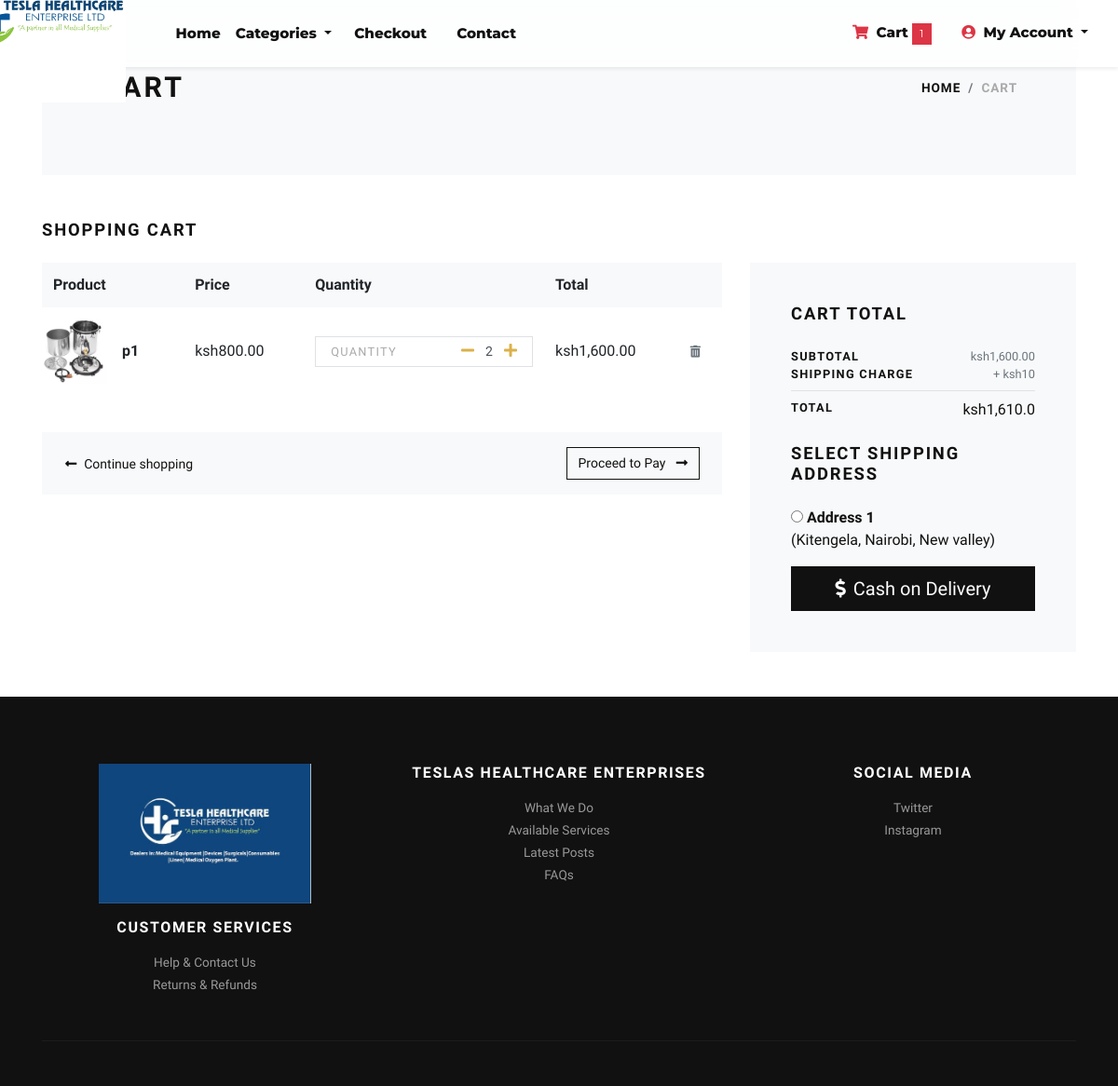
/cart/ (signed in), run on the app's committed database.
### store/models.py (models this page shows, shortened)
class Cart(models.Model):
    user = models.ForeignKey(User, verbose_name="User", on_delete=models.CASCADE)
    product = models.ForeignKey(Product, verbose_name="Product", on_delete=models.CASCADE)
    quantity = models.PositiveIntegerField(default=1, verbose_name="Quantity")
    created_at = models.DateTimeField(auto_now_add=True, verbose_name="Created Date")
    updated_at = models.DateTimeField(auto_now=True, verbose_name="Updated Date")
    class Meta:
        verbose_name = "Cart Item"
        verbose_name_plural = "Cart Items"
        ordering = ('-created_at',)
    @property
    def total_price(self):
        return self.quantity * self.product.price

class Product(models.Model):
    title = models.CharField(max_length=150, verbose_name="Product Title")
    slug = models.SlugField(max_length=160, unique=True, db_index=True, verbose_name="Product Slug")
    sku = models.CharField(max_length=255, unique=True, verbose_name="Unique Product ID (SKU)")
    short_description = models.TextField(verbose_name="Short Description")
    detail_description = models.TextField(blank=True, null=True, verbose_name="Detail Description")
    product_image = models.ImageField(
        upload_to='product',
        blank=True,
        null=True,
        verbose_name="Product Image"
    )
    price = models.DecimalField(max_digits=8, decimal_places=2)
    category = models.ForeignKey(Category, verbose_name="Product Category", on_delete=models.CASCADE)
    is_active = models.BooleanField(default=True, verbose_name="Is Active?")
    is_featured = models.BooleanField(default=False, verbose_name="Is Featured?")
    created_at = models.DateTimeField(auto_now_add=True, verbose_name="Created Date")
    updated_at = models.DateTimeField(auto_now=True, verbose_name="Updated Date")
    class Meta:
        verbose_name_plural = 'Products'
        ordering = ('-created_at',)

class Address(models.Model):
    user = models.ForeignKey(User, verbose_name="User", on_delete=models.CASCADE)
    locality = models.CharField(max_length=150, verbose_name="Nearest Location")
    city = models.CharField(max_length=150, verbose_name="City")
    state = models.CharField(max_length=150, verbose_name="State")
    class Meta:
        verbose_name = "Address"
        verbose_name_plural = "Addresses"
        ordering = ("id",)

### store/views.py (the view)
# urls.py: path('cart/', views.cart, name="cart"),
@login_required
def cart(request):
    user = request.user
    cart_products = Cart.objects.filter(user=user)
    amount = decimal.Decimal(0)
    shipping_amount = decimal.Decimal(settings.SHIPPING_COST)
    for item in cart_products:
        amount += item.quantity * item.product.price
    total_amount = float(amount + shipping_amount)
    return render(request, 'store/cart.html', {
        'cart_products': cart_products,
        'amount': amount,
        'shipping_amount': shipping_amount,
        'total_amount': total_amount,
        'addresses': Address.objects.filter(user=user),
    })

### store/context_preprocessors.py (called while the page is built)
def store_menu(request):
    return {
        'categories_menu': Category.objects.filter(is_active=True)
    }

def cart_menu(request):
    if request.user.is_authenticated:
        return {
            'cart_items': Cart.objects.filter(user=request.user)
        }
    return {}

def currency(request):
    return {
        'CURRENCY_SYMBOL': "KSH"
    }

### templates/store/cart.html (shortened to what this page needs)
{% extends 'base.html' %}
{% load static %}
{% load humanize %}
{% block content %}
<div class="container">
  <section class="py-5 bg-light">
    <div class="container">
      <div class="row px-4 px-lg-5 py-lg-4 align-items-center">
        <div class="col-lg-6">
          <h1 class="h2 text-uppercase mb-0">Cart</h1>
        </div>
        <div class="col-lg-6 text-lg-right">
          <nav aria-label="breadcrumb">
            <ol class="breadcrumb justify-content-lg-end mb-0 px-0">
              <li class="breadcrumb-item"><a href="{% url 'store:home' %}">Home</a></li>
              <li class="breadcrumb-item active" aria-current="page">Cart</li>
            </ol>
          </nav>
        </div>
      </div>
    </div>
  </section>
  {% if cart_products %}
  <section class="py-5">
    <h2 class="h5 text-uppercase mb-4">Shopping cart</h2>
    <div class="row">
      <div class="col-lg-8 mb-4 mb-lg-0">
        <div class="table-responsive mb-4">
          <table class="table">
            <thead class="bg-light">
              <tr>
                <th class="border-0" scope="col">Product</th>
                <th class="border-0" scope="col">Price</th>
                <th class="border-0" scope="col">Quantity</th>
                <th class="border-0" scope="col">Total</th>
                <th class="border-0"></th>
              </tr>
            </thead>
            <tbody>
              {% for cart_product in cart_products %}
              <tr>
                <th class="pl-0 border-0" scope="row">
                  <div class="media align-items-center">
                    <a class="reset-anchor d-block" href="{% url 'store:product-detail' cart_product.product.slug %}">
                      {% if cart_product.product.product_image %}
                        <img src="{{ cart_product.product.product_image.url }}" alt="{{ cart_product.product.title }}" width="70">
                      {% else %}
                        <img src="{% static 'img/product-detail-3.jpg' %}" alt="{{ cart_product.product.title }}" width="70">
                      {% endif %}
                    </a>
                    <div class="media-body ml-3">
                      <strong class="h6">
                        <a class="reset-anchor" href="{% url 'store:product-detail' cart_product.product.slug %}">{{ cart_product.product.title }}</a>
                      </strong>
                    </div>
                  </div>
                </th>
                <td class="align-middle border-0">ksh{{ cart_product.product.price }}</td>
                <td class="align-middle border-0">
                  <div class="border d-flex align-items-center justify-content-between px-3">
                    <span class="small text-uppercase text-gray">Quantity</span>
                    <div class="quantity">
                      <a href="{% url 'store:minus-cart' cart_product.id %}" class="dec-btn p-0 ml-2"><i class="fas fa-minus"></i></a>
                      <input class="form-control form-control-sm border-0 shadow-0 p-0 text-center" type="text" value="{{ cart_product.quantity }}">
                      <a href="{% url 'store:plus-cart' cart_product.id %}" class="inc-btn p-0"><i class="fas fa-plus"></i></a>
                    </div>
                  </div>
                </td>
                <td class="align-middle border-0">ksh{{ cart_product.total_price|intcomma }}</td>
                <td class="align-middle border-0">
                  <a class="reset-anchor" href="{% url 'store:remove-cart' cart_product.id %}">
                    <i class="fas fa-trash-alt small text-muted"></i>
                  </a>
                </td>
              </tr>
              {% endfor %}
            </tbody>
          </table>
        </div>
        <div class="bg-light px-4 py-3">
          <div class="row align-items-center text-center">
            <div class="col-md-6 mb-3 mb-md-0 text-md-left">
              <a class="btn btn-link p-0 text-dark btn-sm" href="{% url 'store:home' %}">
                <i class="fas fa-long-arrow-alt-left mr-2"></i>Continue shopping
              </a>
            </div>
            <div class="col-md-6 text-md-right">
                <button type="submit" form="myform" class="btn btn-outline-dark btn-sm">
                  Proceed to Pay <i class="fas fa-long-arrow-alt-right ml-2"></i>
                </button>
            </div>
          </div>
        </div>
      </div>
      <div class="col-lg-4">
        <div class="card border-0 rounded-0 p-lg-4 bg-light">
          <div class="card-body">
            <h5 class="text-uppercase mb-4">Cart total</h5>
            <ul class="list-unstyled mb-0">
              <li class="d-flex justify-content-between">
                <strong class="text-uppercase small font-weight-bold">Subtotal</strong>
                <span class="text-muted small">ksh{{ amount|intcomma }}</span>
              </li>
              <li class="d-flex justify-content-between">
                <strong class="text-uppercase small font-weight-bold">Shipping Charge</strong>
                <span class="text-muted small">+ ksh{{ shipping_amount }}</span>
              </li>
              <li class="border-bottom my-2"></li>
              <li class="d-flex justify-content-between mb-4">
                <strong class="text-uppercase small font-weight-bold">Total</strong>
                <span>ksh{{ total_amount|intcomma }}</span>
              </li>
            </ul>
            <h5 class="text-uppercase mb-4">Select Shipping Address</h5>
            <form action="{% url 'store:checkout' %}" id="myform">
              {% for address in addresses %}
                <div class="mb-3">
                  <input type="radio" name="address" value="{{ address.id }}" required>
                  <strong>Address {{ forloop.counter }}</strong> <br>
                  ({{ address.locality }}, {{ address.city }}, {{ address.state }})
                </div>
              {% endfor %}
              <button type="submit" class="btn btn-dark btn-lg btn-block">
                <i class="fas fa-dollar-sign mr-2"></i>Cash on Delivery
              </button>
            </form>
          </div>
        </div>
      </div>
    </div>
  </section>
  {% endif %}
</div>
{% endblock content %}

### jewelryshop/static/css/style.default.css (style rules this page uses)
.text-gray { color: #aaa !important; }
strong { font-weight: 700; }
.quantity { display: -ms-flexbox; display: flex; -ms-flex-align: center; align-items: center; font-family: inherit; }
.quantity input { width: 2rem; text-align: center; }
.text-uppercase { text-transform: uppercase; letter-spacing: 0.1em; }
.border { border: 1px solid #dee2e6 !important; }
.shadow-0 { box-shadow: none !important; }
.reset-anchor { color: inherit; transition: all 0.3s; }
.btn { font-weight: 400; border: 1px solid transparent; font-family: inherit; padding: 0.375rem 1.5rem; font-size: 1rem; line-height: 1.5; border-radius: 0; transition: color 0.15s ease-in-out, background-color 0.15s ease-in-out, border-color 0.15s ease-in-out, box-shadow 0.15s ease-in-out; }
.btn-link { font-weight: 400; color: #dcb14a; }
.btn-dark { color: #fff; background-color: #111111; border-color: #111111; }
.btn-outline-dark { color: #111111; background-color: transparent; background-image: none; border-color: #111111; }
.btn-lg { padding: 0.5rem 1rem; font-size: 1.25rem; line-height: 1.5; border-radius: 0; }
.btn-sm { padding: 0.375rem 0.75rem; font-size: 0.875rem; line-height: 1.5; border-radius: 0; }
body { font-family: "Libre Franklin", sans-serif; font-size: 1rem; font-weight: 400; line-height: 1.5; color: #111111; background-color: #fff; }
a { color: #dcb14a; text-decoration: none; }
h1, h2, h3, h4, h5, h6, .h1, .h2, .h3, .h4, .h5, .h6 { margin-bottom: 0.5rem; font-family: inherit; font-weight: 900; line-height: 1.2; color: inherit; }
h1, .h1 { font-size: 2.2rem; }
h2, .h2 { font-size: 1.9rem; }
h5, .h5 { font-size: 1.15rem; }
h6, .h6 { font-size: 1rem; }
small, .small { font-size: 80%; font-weight: 400; }
.bg-light { background-color: #f8f9fa !important; }
.text-dark { color: #111111 !important; }
.form-control { padding: 0.375rem 0.75rem; font-size: 1rem; line-height: 1.5; color: #495057; background-color: #fff; border: 1px solid #ced4da; border-radius: 0; transition: border-color 0.15s ease-in-out, box-shadow 0.15s ease-in-out; }
.form-control::placeholder { color: #adb5bd; font-size: 0.85rem; font-weight: 400; }
.form-control-sm { padding: 0.25rem 0.5rem; font-size: 0.875rem; line-height: 1.5; border-radius: 0; }
.card { background-color: #fff; border: 1px solid rgba(17, 17, 17, 0.125); border-radius: 0; }
.card-body { padding: 1.25rem; }
.breadcrumb { background: #f8f9fa; }
.breadcrumb-item { font-size: 0.85rem; text-transform: uppercase; letter-spacing: 0.07em; font-weight: 900; color: #111111; }
.breadcrumb-item a { color: inherit; transition: all 0.3s; }
.breadcrumb-item.active { color: #aaa; }

### data on the page
Cart: product.product_image (picture), product "p1", product.price "800.00", quantity "2", total_price "1,600.00"
Address: locality "Kitengela", city "Nairobi", state "New valley"

### other printed values
{{ cart_items.count }} "1"
{{ amount|intcomma }} "1,600.00"
{{ shipping_amount }} "10"
{{ total_amount|intcomma }} "1,610.0"
